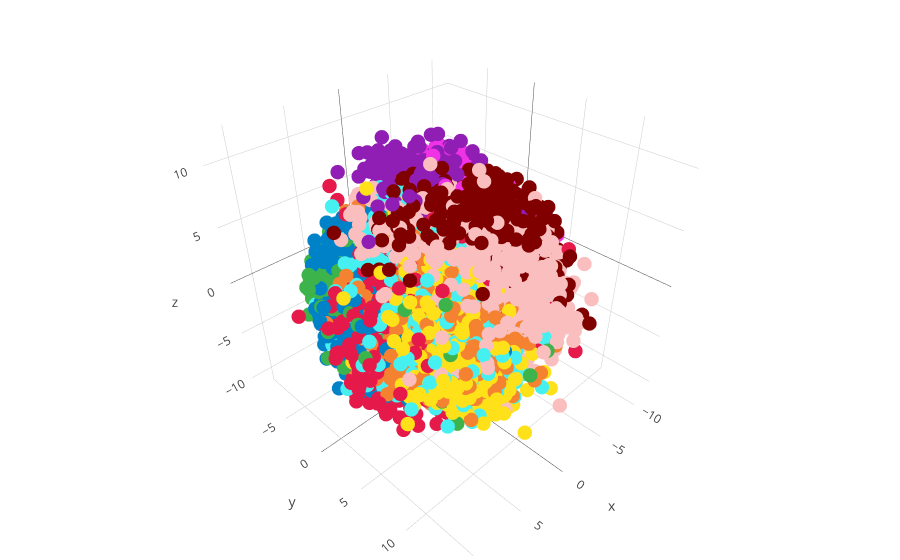

Notebook code cell kept with this figure:
### Code cell
###################################################################################################
import plotly.plotly as py
import plotly.graph_objs as go
from plotly.offline import plot, iplot, init_notebook_mode
import numpy as np
color=np.multiply(colors,255)
c=[]
for col in color:
    #print(col)
    c.append("rgb(%d,%d,%d)"%(col[0],col[1],col[2]))
#print(col)
#c='rgb(217, 217, 217)'
trace2 = go.Scatter3d(
    x=Y[:, 0],
    y=Y[:, 1],
    z=Y[:, 2],
    mode='markers',
    marker=dict(
        color=c,
        size=5,
        symbol='circle',
        #line=dict(
            #color='rgb(204, 204, 204)',
        #    width=1
        #),
        #opacity=0.9
    )
)
data = [trace2]
layout = go.Layout(
    margin=dict(
        l=0,
        r=0,
        b=0,
        t=0
    )
)
fig = go.Figure(data=data, layout=layout)
init_notebook_mode(connected=True)
iplot(fig, filename='simple-3d-scatter')

### Figure 1 — Plotly figure (JSON) as saved in the notebook; plotly's stock layout.template omitted (floating-point values rounded to 4 significant figures; data arrays with more than 128 entries replaced by an {"elided": "..."} marker saying what was removed)
{"data": [{"marker": {"color": {"elided": "5000 str values"}, "size": 5, "symbol": "circle"}, "mode": "markers", "type": "scatter3d", "x": {"elided": "5000 float values"}, "y": {"elided": "5000 float values"}, "z": {"elided": "5000 float values"}}], "layout": {"margin": {"b": 0, "l": 0, "r": 0, "t": 0}}}
